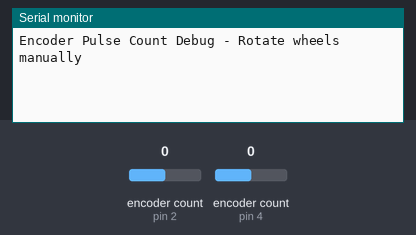
Bench run of a sketch on a simulated Arduino Uno, built with avr-gcc and run on an emulated ATmega328P. Shown: the last lines printed to the serial monitor. Inputs (shaded band) come from the test bench; at power-on: encoder count (sensors on pin 2, pin 4) 0.

Above: at 1.2 s.
1.3 s: encoder count (sensor on pin 2) set to 1
At 1.7 s:
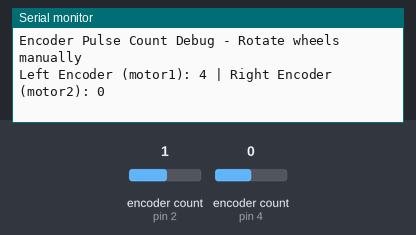
2.8 s: encoder count (sensor on pin 4) set to 1
At 4.0 s:
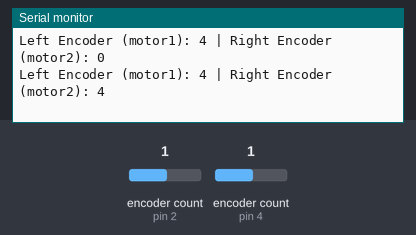
4.3 s: encoder count (sensor on pin 2) set to 2
At 5.1 s:
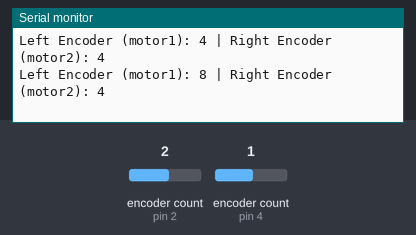
5.8 s: encoder count (sensor on pin 4) set to 2
At 6.3 s:
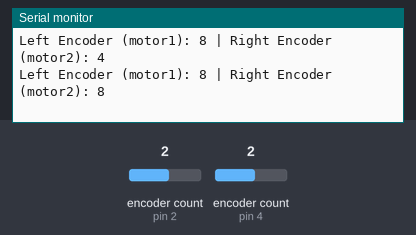
Timing chart, 0 to 8.3 s (numbered marks = the images above; inputs shaded):
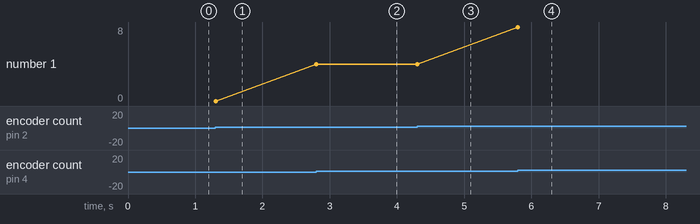

Measured:
- after the input at 1.3 s, the serial monitor: prints a new line at once (image 1)
- after the input at 2.8 s, the serial monitor: prints a new line at once (image 2)
- after the input at 4.3 s, the serial monitor: prints a new line at once (image 3)
- after the input at 5.8 s, the serial monitor: prints a new line at once (image 4)

The sketch:

manual_ppr_check.ino
```cpp
#include <Encoder.h>

// Motor control pins (not used here, just kept for consistency)
#define PWM1 5   // Left Motor PWM
#define DIR1 6   // Left Motor Direction
#define PWM2 8   // Right Motor PWM
#define DIR2 9   // Right Motor Direction

// Encoder pins
#define ENC1_A 2
#define ENC1_B 3
#define ENC2_A 4
#define ENC2_B 7

// Encoder objects using your naming
Encoder motor1Encoder(ENC1_A, ENC1_B);  // Left Motor Encoder
Encoder motor2Encoder(ENC2_A, ENC2_B);  // Right Motor Encoder

void setup() {
  Serial.begin(115200);
  Serial.println("Encoder Pulse Count Debug - Rotate wheels manually");
}

void loop() {
  static long prevCount1 = 0;
  static long prevCount2 = 0;

  long count1 = motor1Encoder.read();
  long count2 = motor2Encoder.read();

  if (count1 != prevCount1 || count2 != prevCount2) {
    Serial.print("Left Encoder (motor1): ");
    Serial.print(count1);
    Serial.print(" | Right Encoder (motor2): ");
    Serial.println(count2);
    prevCount1 = count1;
    prevCount2 = count2;
  }

  delay(10);
}
```
